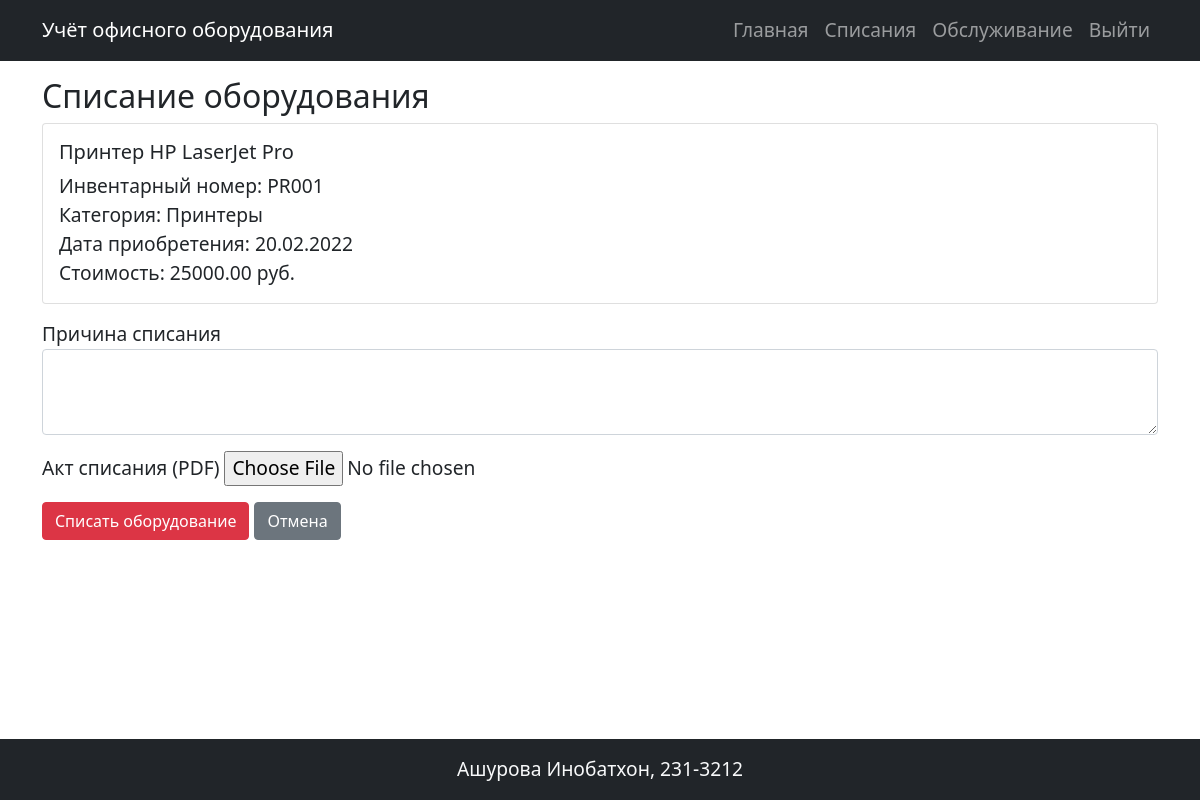
/equipment/2/write_off (signed in), run on the app's committed database.
### models.py (models this page shows)
class Equipment(db.Model):
    id = db.Column(db.Integer, primary_key=True)
    name = db.Column(db.String(100), nullable=False)
    inventory_number = db.Column(db.String(50), unique=True, nullable=False)
    category_id = db.Column(db.Integer, db.ForeignKey('category.id'), nullable=False)
    category = db.relationship('Category', backref='equipments')
    purchase_date = db.Column(db.Date, nullable=False)
    cost = db.Column(db.Numeric(10, 2), nullable=False)
    status = db.Column(db.Enum('В эксплуатации', 'На ремонте', 'Списано', name='equipment_status'), nullable=False, default='В эксплуатации')
    note = db.Column(db.Text)
    photos = db.relationship('Photo', backref='equipment', lazy='dynamic', cascade='all, delete-orphan')
    maintenance_history = db.relationship('MaintenanceHistory', backref='equipment', cascade='all, delete-orphan')
    responsible_persons = db.relationship('ResponsiblePersons', secondary=equipment_responsible, back_populates='equipments')
    write_offs = db.relationship('WriteOff', backref='equipment_obj', cascade='all, delete-orphan')

class Category(db.Model):
    id = db.Column(db.Integer, primary_key=True)
    name = db.Column(db.String(100), nullable=False)
    description = db.Column(db.Text)

### app.py (the view, shortened to what this page needs)
@app.route('/equipment/<int:id>/write_off', methods=['GET', 'POST'])
@login_required
def write_off_equipment(id):
    if not current_user.role.name == 'admin':
        flash('У вас недостаточно прав для выполнения данного действия', 'danger')
        return redirect(url_for('index'))
    equipment = Equipment.query.get_or_404(id)
    return render_template('write_off.html',
                         equipment=equipment,
                         errors={},
                         reason='')

### app.py (called while the page is built)
@login_manager.user_loader
def load_user(user_id):
    return User.query.get(int(user_id))

### templates/write_off.html (shortened to what this page needs)
{% extends "base.html" %}
{% block content %}
<h2>Списание оборудования</h2>
<div class="card">
    <div class="card-body">
        <h5 class="card-title">{{ equipment.name }}</h5>
        <p class="card-text">
            Инвентарный номер: {{ equipment.inventory_number }}<br>
            Категория: {{ equipment.category.name }}<br>
            Дата приобретения: {{ equipment.purchase_date.strftime('%d.%m.%Y') }}<br>
            Стоимость: {{ "%.2f"|format(equipment.cost) }} руб.
        </p>
    </div>
</div>
<form method="POST" enctype="multipart/form-data">
    <div class="form-group mt-3">
        <label for="reason">Причина списания</label>
        <textarea class="form-control {% if errors.reason %}is-invalid{% endif %}"
                  id="reason" name="reason" rows="3" required>{{ reason }}</textarea>
    </div>
    <div class="form-group mt-3">
        <label for="act_file">Акт списания (PDF)</label>
        <input type="file" class="form-control-file {% if errors.act_file %}is-invalid{% endif %}"
               id="act_file" name="act_file" accept=".pdf" required>
    </div>
    <button type="submit" class="btn btn-danger mt-3">Списать оборудование</button>
    <a href="{{ url_for('view_equipment', id=equipment.id) }}" class="btn btn-secondary mt-3">Отмена</a>
</form>
{% endblock %}

### static/styles.css (style rules this page uses)
body { font-size: 1.2rem; display: grid; grid-template-rows: auto 1fr auto; height: 100vh; margin: 0; }

### data on the page
Equipment: name "Принтер HP LaserJet Pro", inventory_number "PR001", purchase_date "20.02.2022", cost "25000.00"
Category: category.name "Принтеры"
